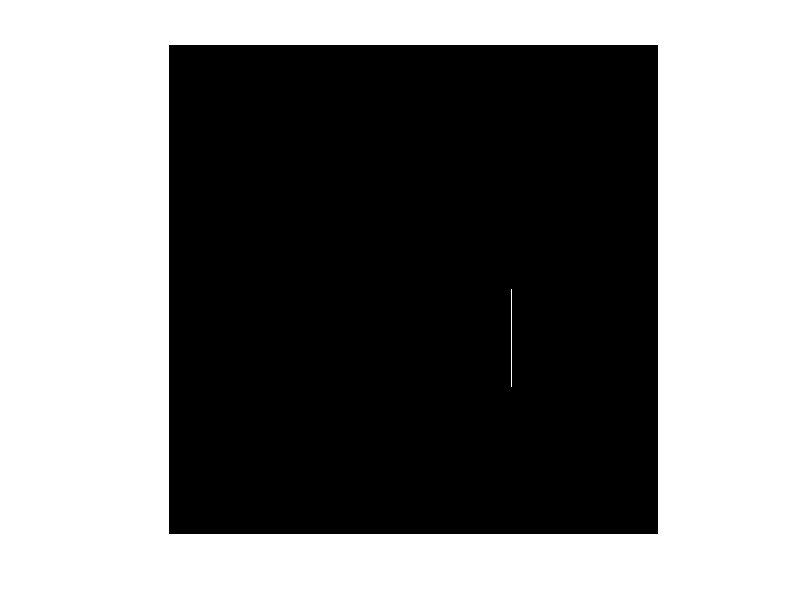

Reproduce this figure in MATLAB.
clc; clear; close;
% Draw an Empty Square
img = zeros(1000,1000);

img(500:700,500)=255;
img(500:700,700)=255;
img(500,500:700)=255;
img(700,500:700)=255;

img = uint8(img);
imshow(img);